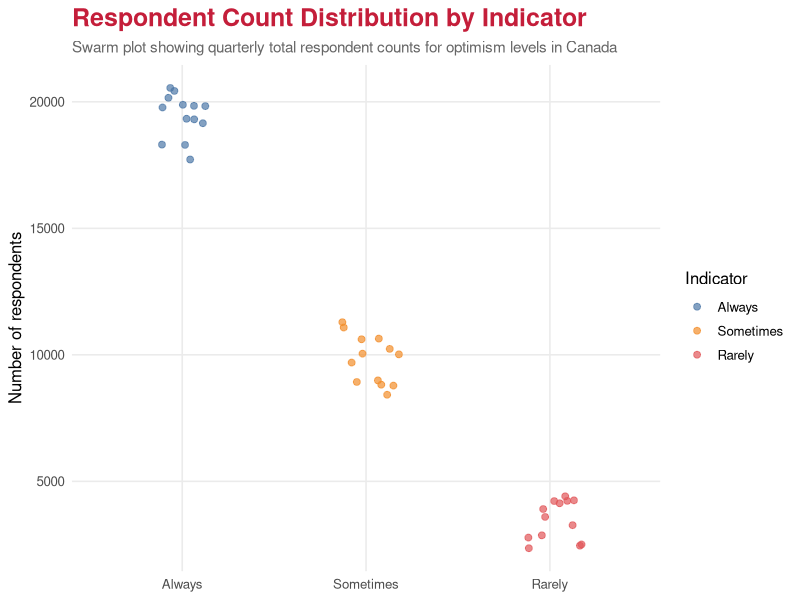

Write the R code that produced this figure.
# Slide 7: Respondent Count Distribution by Indicator
rm(list = ls()); cat("\014")

library(dplyr)
library(ggplot2)
library(readr)

# Load cleaned dataset
futout_clean <- read_csv("Future_Outlook_Clean.csv")

# Prepare data
swarm_data <- futout_clean %>%
  filter(
    Geography == "Canada",
    Gender == "Total",       # <<–– KEEP ONLY TOTAL
    !is.na(Number)
  ) %>%
  mutate(
    Indicators = factor(Indicators,
                        levels = c("Always", "Sometimes", "Rarely"))
  )

# Swarm plot using jitter
swarm_plot <- ggplot(
  swarm_data,
  aes(x = Indicators, y = Number, color = Indicators)
) +
  geom_jitter(width = 0.18, alpha = 0.7, size = 2) +
  
  scale_color_manual(values = c(
    "Always" = "#4E79A7",
    "Sometimes" = "#F28E2B",
    "Rarely" = "#E15759"
  )) +
  
  labs(
    title = "Respondent Count Distribution by Indicator",
    subtitle = "Swarm plot showing quarterly total respondent counts for optimism levels in Canada",
    x = "Indicator",
    y = "Number of respondents",
    color = "Indicator"
  ) +
  
  theme_minimal(base_size = 12) +
  theme(
    plot.title = element_text(size = 18, face = "bold", color = "#C41E3A"),
    plot.subtitle = element_text(size = 11, color = "gray40"),
    axis.title.x = element_blank(),
    panel.grid.minor = element_blank()
  )

print(swarm_plot)
